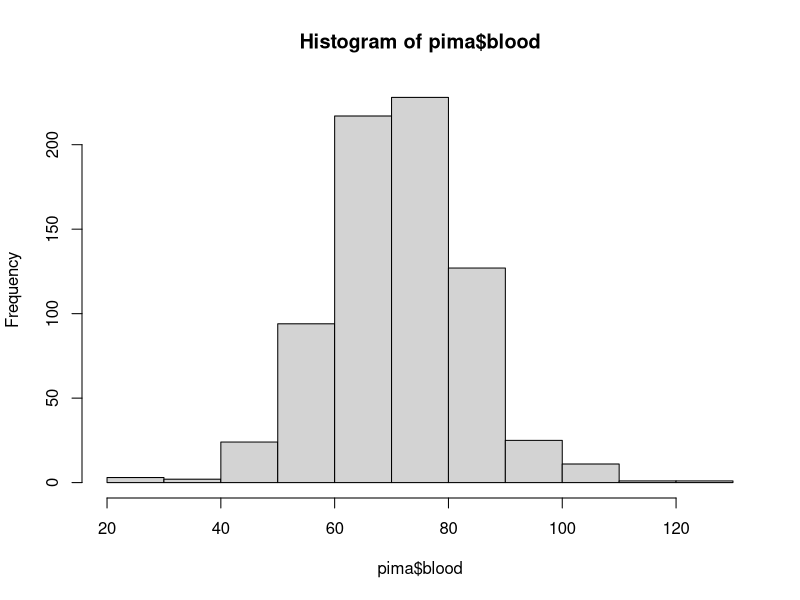
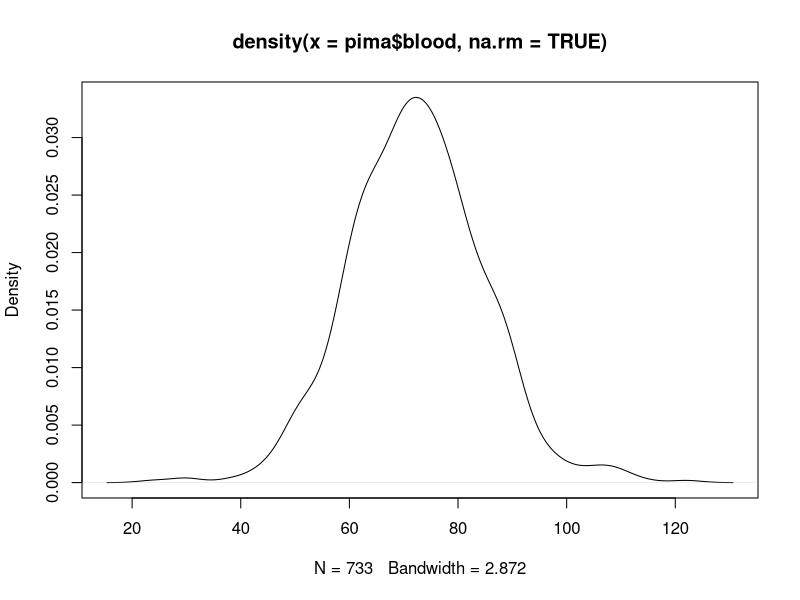
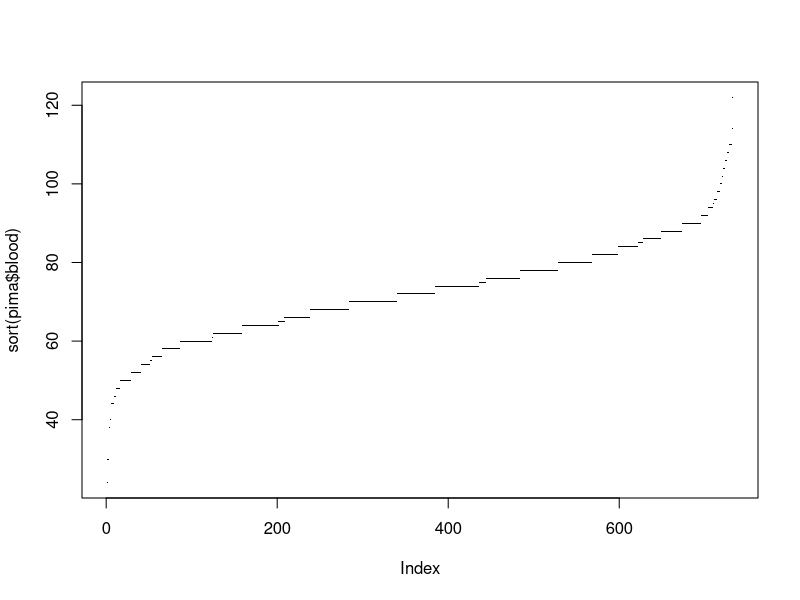
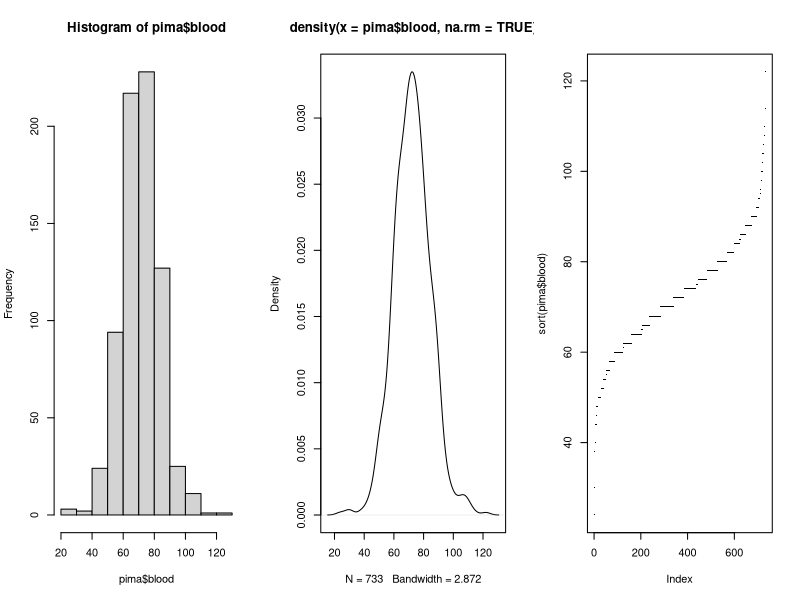
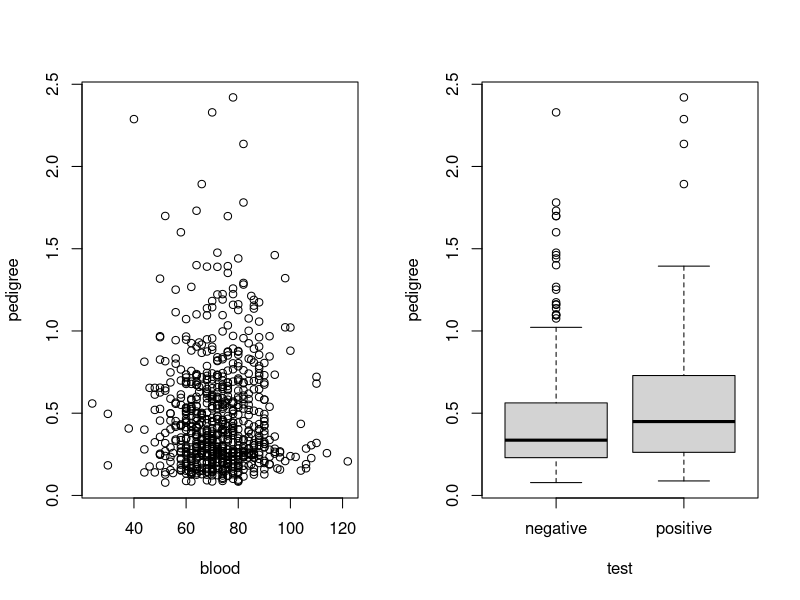
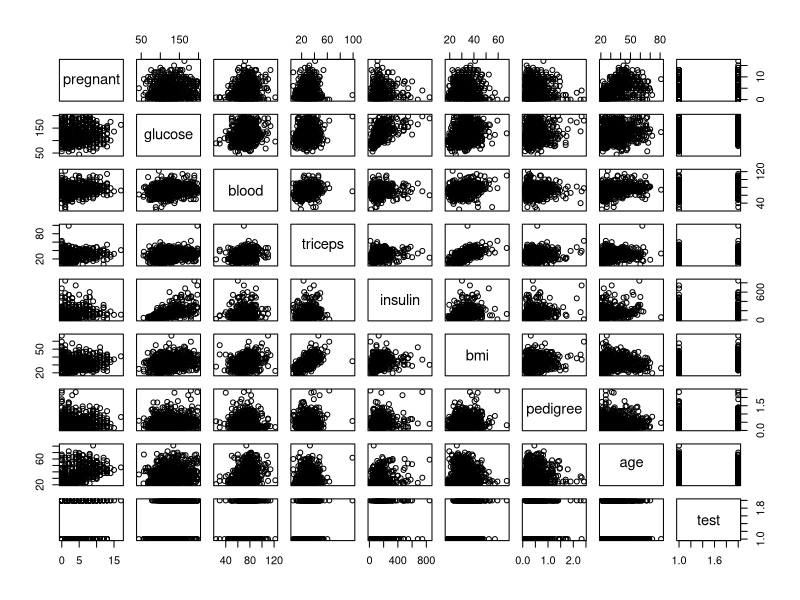

Here is the R script that generated these plots, in order:
## ---- chunk 1
knitr::opts_chunk$set(echo = TRUE)
## ---- chunk 2
#pima <- read.table("linear_models/pima.data", header=T) # read the data into R
pima <- read.table("pima.data", header=T) # read the data into R
pima # take a look
str(pima)
## ---- chunk 3
summary(pima)  # some numerical summaries 
## ---- chunk 4
sort(pima$blood)  # sort the values of this variable from small to large
## ---- chunk 5
pima$blood[pima$blood == 0] <- NA # set zero values in the variable blood to "NA", where "==" means "equal" in R 
pima$glucose[pima$glucose == 0] <- NA # set zero values in the variable glucose to "NA"
pima$triceps[pima$triceps == 0] <- NA # set zero values in the variable triceps to "NA"
pima$insulin[pima$insulin == 0] <- NA # set zero values in the variable insulin to "NA"
pima$bmi[pima$bmi == 0] <- NA # set zero values in the variable bmi to "NA"
## ---- chunk 6
pima$test <- factor(pima$test) # assign the variable test as a factor in R
summary(pima$test) # take a look
## ---- chunk 7
levels(pima$test) # check how variable test is coded now
levels(pima$test) <- c("negative", "positive") # assign descriptive labels to variable test
levels(pima$test) # check how variable test is coded now
## ---- chunk 8
summary(pima) # take a look
## ---- chunk 9
hist(pima$blood) # draw histogram of variable blood
## ---- chunk 10
plot(density(pima$blood, na.rm=TRUE))  # the function "density" computes kernel density estimates, "na.rm=True" option removes missing values.
## ---- chunk 11
plot(sort(pima$blood), pch=".") 
## ---- chunk 12
par(mfrow = c(1, 3))  # the graphical parameter "mfrow" is a 2-dim vectors in which the first number assigns the number of rows, the second the number of columns; try the command "help(par)" to get more information on graphical parameters
hist(pima$blood); plot(density(pima$blood, na.rm=TRUE)); plot(sort(pima$blood), pch=".")
par(mfrow = c(1, 1))  # set the parameter back to itsoriginal setting
## ---- chunk 13
par(mfrow = c(1, 2))
plot(pedigree ~ blood, pima)  # the command draws a scatter plot because the variable blood is a quantitative variable
plot(pedigree ~ test, pima)  # it draws a side-by-side box plot because the variable test is a qualitative variable
par(mfrow = c(1,1))
## ---- chunk 14
pairs(pima)  # produce a matrix of scatter plots
